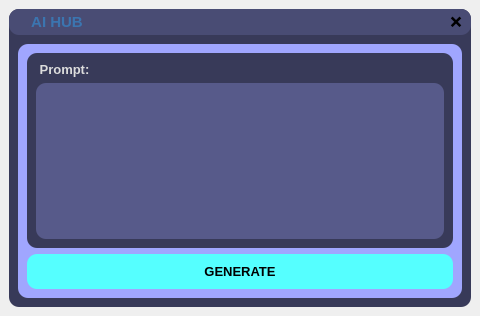
<?xml version="1.0" encoding="UTF-8"?>
<ui version="4.0">
 <class>MainWindow</class>
 <widget class="QMainWindow" name="MainWindow">
  <property name="geometry">
   <rect>
    <x>0</x>
    <y>0</y>
    <width>480</width>
    <height>316</height>
   </rect>
  </property>
  <property name="minimumSize">
   <size>
    <width>480</width>
    <height>316</height>
   </size>
  </property>
  <property name="maximumSize">
   <size>
    <width>480</width>
    <height>316</height>
   </size>
  </property>
  <property name="windowTitle">
   <string>MainWindow</string>
  </property>
  <widget class="QWidget" name="centralwidget">
   <layout class="QGridLayout" name="gridLayout">
    <item row="0" column="0">
     <widget class="QFrame" name="frame">
      <property name="styleSheet">
       <string notr="true">QFrame{
	background-color: rgb(56, 58, 89);
	color: rgb(220, 220, 220);
	border-radius: 10px;
}</string>
      </property>
      <property name="frameShape">
       <enum>QFrame::StyledPanel</enum>
      </property>
      <property name="frameShadow">
       <enum>QFrame::Raised</enum>
      </property>
      <layout class="QGridLayout" name="gridLayout_2">
       <property name="leftMargin">
        <number>0</number>
       </property>
       <property name="topMargin">
        <number>0</number>
       </property>
       <property name="rightMargin">
        <number>0</number>
       </property>
       <property name="bottomMargin">
        <number>0</number>
       </property>
       <property name="spacing">
        <number>0</number>
       </property>
       <item row="0" column="0">
        <widget class="QFrame" name="frame_3">
         <property name="maximumSize">
          <size>
           <width>16777215</width>
           <height>40</height>
          </size>
         </property>
         <property name="styleSheet">
          <string notr="true">background-color: rgb(73, 76, 116);</string>
         </property>
         <property name="frameShape">
          <enum>QFrame::StyledPanel</enum>
         </property>
         <property name="frameShadow">
          <enum>QFrame::Raised</enum>
         </property>
         <layout class="QGridLayout" name="gridLayout_4">
          <property name="leftMargin">
           <number>9</number>
          </property>
          <property name="topMargin">
           <number>3</number>
          </property>
          <property name="rightMargin">
           <number>9</number>
          </property>
          <property name="bottomMargin">
           <number>3</number>
          </property>
          <item row="0" column="3">
           <widget class="QPushButton" name="close_btn">
            <property name="font">
             <font>
              <pointsize>11</pointsize>
              <bold>true</bold>
             </font>
            </property>
            <property name="cursor">
             <cursorShape>PointingHandCursor</cursorShape>
            </property>
            <property name="styleSheet">
             <string notr="true">border-radius: 10px</string>
            </property>
            <property name="text">
             <string>❌</string>
            </property>
           </widget>
          </item>
          <item row="0" column="0">
           <widget class="QLabel" name="label">
            <property name="maximumSize">
             <size>
              <width>30</width>
              <height>30</height>
             </size>
            </property>
            <property name="text">
             <string/>
            </property>
            <property name="pixmap">
             <pixmap resource="res/res.qrc">:/1/image/[removal.ai]_a84c2b95-b237-4c04-add0-3ab8754597be-aihub_PDDORY.png</pixmap>
            </property>
            <property name="scaledContents">
             <bool>true</bool>
            </property>
           </widget>
          </item>
          <item row="0" column="2">
           <spacer name="horizontalSpacer">
            <property name="orientation">
             <enum>Qt::Horizontal</enum>
            </property>
            <property name="sizeHint" stdset="0">
             <size>
              <width>738</width>
              <height>20</height>
             </size>
            </property>
           </spacer>
          </item>
          <item row="0" column="1">
           <widget class="QLabel" name="label_title">
            <property name="font">
             <font>
              <pointsize>11</pointsize>
              <bold>true</bold>
             </font>
            </property>
            <property name="styleSheet">
             <string notr="true">color: rgb(59, 117, 176)</string>
            </property>
            <property name="text">
             <string>AI HUB</string>
            </property>
            <property name="alignment">
             <set>Qt::AlignCenter</set>
            </property>
           </widget>
          </item>
         </layout>
        </widget>
       </item>
       <item row="1" column="0">
        <widget class="QWidget" name="widget" native="true">
         <property name="styleSheet">
          <string notr="true"/>
         </property>
         <layout class="QGridLayout" name="gridLayout_3">
          <item row="0" column="0">
           <widget class="QFrame" name="frame_2">
            <property name="styleSheet">
             <string notr="true">background-color: rgb(160, 166, 255);
border-radius: 10px;</string>
            </property>
            <property name="frameShape">
             <enum>QFrame::StyledPanel</enum>
            </property>
            <property name="frameShadow">
             <enum>QFrame::Raised</enum>
            </property>
            <layout class="QGridLayout" name="gridLayout_5">
             <item row="0" column="0">
              <widget class="QScrollArea" name="scrollArea">
               <property name="sizePolicy">
                <sizepolicy hsizetype="Preferred" vsizetype="Expanding">
                 <horstretch>0</horstretch>
                 <verstretch>0</verstretch>
                </sizepolicy>
               </property>
               <property name="widgetResizable">
                <bool>true</bool>
               </property>
               <widget class="QWidget" name="scrollAreaWidgetContents">
                <property name="geometry">
                 <rect>
                  <x>0</x>
                  <y>0</y>
                  <width>426</width>
                  <height>185</height>
                 </rect>
                </property>
                <layout class="QGridLayout" name="gridLayout_7">
                 <property name="leftMargin">
                  <number>0</number>
                 </property>
                 <property name="topMargin">
                  <number>0</number>
                 </property>
                 <property name="rightMargin">
                  <number>0</number>
                 </property>
                 <property name="bottomMargin">
                  <number>0</number>
                 </property>
                 <property name="horizontalSpacing">
                  <number>0</number>
                 </property>
                 <item row="0" column="0">
                  <widget class="QFrame" name="frame_9">
                   <property name="maximumSize">
                    <size>
                     <width>16777215</width>
                     <height>16777215</height>
                    </size>
                   </property>
                   <property name="styleSheet">
                    <string notr="true">background-color: rgb(56, 58, 89);</string>
                   </property>
                   <property name="frameShape">
                    <enum>QFrame::StyledPanel</enum>
                   </property>
                   <property name="frameShadow">
                    <enum>QFrame::Raised</enum>
                   </property>
                   <layout class="QGridLayout" name="gridLayout_11">
                    <item row="1" column="0" colspan="3">
                     <widget class="QFrame" name="frame_10">
                      <property name="minimumSize">
                       <size>
                        <width>0</width>
                        <height>30</height>
                       </size>
                      </property>
                      <property name="styleSheet">
                       <string notr="true">background-color: rgb(87, 90, 138);</string>
                      </property>
                      <property name="frameShape">
                       <enum>QFrame::StyledPanel</enum>
                      </property>
                      <property name="frameShadow">
                       <enum>QFrame::Raised</enum>
                      </property>
                      <layout class="QGridLayout" name="gridLayout_12">
                       <item row="0" column="0">
                        <widget class="QTextEdit" name="prompt">
                         <property name="verticalScrollBarPolicy">
                          <enum>Qt::ScrollBarAlwaysOff</enum>
                         </property>
                         <property name="horizontalScrollBarPolicy">
                          <enum>Qt::ScrollBarAlwaysOff</enum>
                         </property>
                         <property name="sizeAdjustPolicy">
                          <enum>QAbstractScrollArea::AdjustToContents</enum>
                         </property>
                        </widget>
                       </item>
                      </layout>
                     </widget>
                    </item>
                    <item row="0" column="0" colspan="2">
                     <widget class="QLabel" name="label_5">
                      <property name="font">
                       <font>
                        <pointsize>10</pointsize>
                        <bold>true</bold>
                       </font>
                      </property>
                      <property name="text">
                       <string> Prompt:</string>
                      </property>
                     </widget>
                    </item>
                   </layout>
                  </widget>
                 </item>
                </layout>
               </widget>
              </widget>
             </item>
             <item row="1" column="0">
              <widget class="QPushButton" name="generate">
               <property name="sizePolicy">
                <sizepolicy hsizetype="Minimum" vsizetype="Preferred">
                 <horstretch>0</horstretch>
                 <verstretch>0</verstretch>
                </sizepolicy>
               </property>
               <property name="minimumSize">
                <size>
                 <width>0</width>
                 <height>35</height>
                </size>
               </property>
               <property name="font">
                <font>
                 <pointsize>10</pointsize>
                 <bold>true</bold>
                </font>
               </property>
               <property name="cursor">
                <cursorShape>PointingHandCursor</cursorShape>
               </property>
               <property name="styleSheet">
                <string notr="true">background-color: rgb(85, 255, 255);</string>
               </property>
               <property name="text">
                <string>GENERATE</string>
               </property>
              </widget>
             </item>
            </layout>
           </widget>
          </item>
         </layout>
        </widget>
       </item>
      </layout>
     </widget>
    </item>
   </layout>
  </widget>
 </widget>
 <resources>
  <include location="res/res.qrc"/>
  <include location="../../AppData/Local/Packages/PythonSoftwareFoundation.Python.3.11_qbz5n2kfra8p0/LocalCache/local-packages/Python311/site-packages/qt6_applications/Qt/bin/res/res.qrc"/>
 </resources>
 <connections>
  <connection>
   <sender>close_btn</sender>
   <signal>clicked()</signal>
   <receiver>MainWindow</receiver>
   <slot>close()</slot>
   <hints>
    <hint type="sourcelabel">
     <x>451</x>
     <y>33</y>
    </hint>
    <hint type="destinationlabel">
     <x>457</x>
     <y>-95</y>
    </hint>
   </hints>
  </connection>
 </connections>
</ui>
